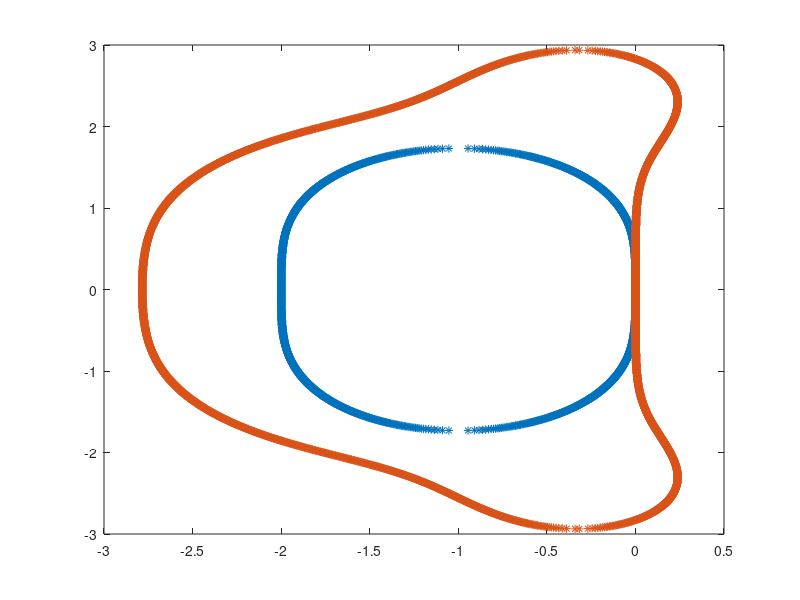

Source code (MATLAB):
clear all 
clc
x=linspace(1,-3,2000);
y=linspace(3,-3,2000);
function f=boundary2(x,y)
  img=x+i*y;
  ref=abs(1+img+img.^2/2);
  ref(ref>1)=1;
  ref(ref<1)=0;
  ref=ref-[ref(1,2:length(ref)),0];
  ref(1,1)=0;
  ref(1,length(ref))=0;
  f=x(find(ref));
end
ans=boundary2(x,1.73);
xplot=[];
yplot=[];
for i=1:length(y)
  temp=boundary2(x,y(1,i));
  if(length(temp)>0)
    xplot=[xplot,temp(1,1),temp(1,2)];
    yplot=[yplot,y(1,i),y(1,i)];
  endif
  aaa="ok"
end

function f=boundary4(x,y)
  img=x+i*y;
  ref=abs(1+img+img.^2/2+img.^3/6+img.^4/24);
  ref(ref>1)=1;
  ref(ref<1)=0;
  ref=ref-[ref(1,2:length(ref)),0];
  ref(1,1)=0;
  ref(1,length(ref))=0;
  f=x(find(ref));
end
xplot1=[];
yplot1=[];
for i=1:length(y)
  temp=boundary4(x,y(1,i));
  if(length(temp)>0)
    xplot1=[xplot1,temp(1,1),temp(1,2)];
    yplot1=[yplot1,y(1,i),y(1,i)];
  endif
  aaa="ok"
end
plot(xplot,yplot,"*")
hold
plot(xplot1,yplot1,"*")
